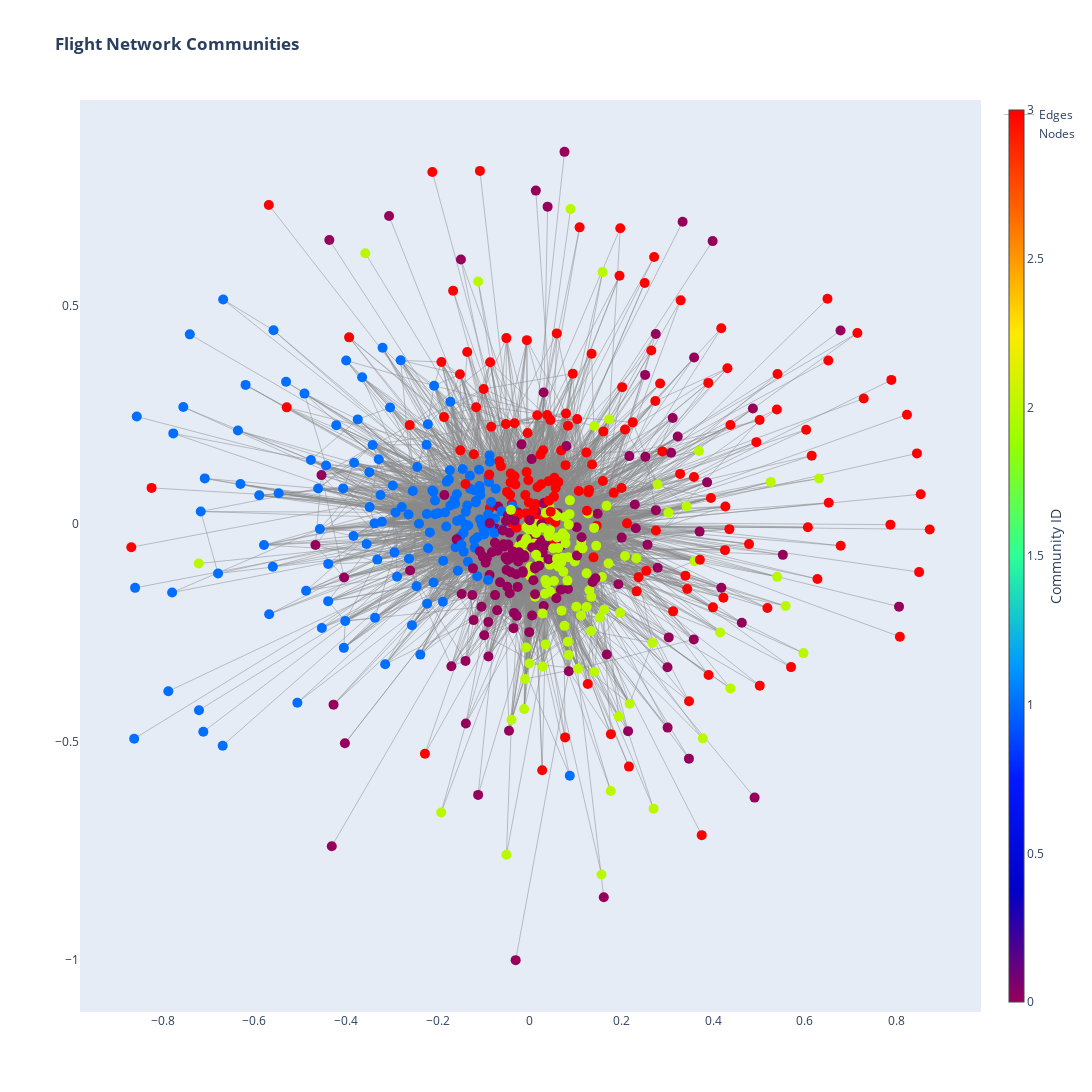

The notebook cell this image was saved under:
### Markdown cell above
### **Check for Seattle, WA and Portland, OR**

### Code cell
# Detect communities
results = detect_flight_network_communities(
    df, 
    c1='Seattle, WA',
    c2='Portland, OR'
)

# Print community details
print(f"\nTotal number of communities: {results['total_communities']}")
for comm_id, cities in results['communities'].items():
    print(f"Community {comm_id}: {cities}")

# Print community membership check
membership_check = results['community_membership_check']
print(f"\nDo {membership_check['city1']} and {membership_check['city2']} belong to the same community? {membership_check['in_same_community']}")

### Figure 1 — Plotly figure (JSON) as saved in the notebook; plotly's stock layout.template omitted (floating-point values rounded to 4 significant figures; data arrays with more than 128 entries replaced by an {"elided": "..."} marker saying what was removed)
{"data": [{"hoverinfo": "none", "line": {"color": "#888", "width": 0.5}, "mode": "lines", "name": "Edges", "type": "scatter", "x": {"elided": "56607 float values"}, "y": {"elided": "56607 float values"}}, {"hoverinfo": "text", "marker": {"color": {"elided": "563 int values"}, "colorbar": {"thickness": 15, "title": {"side": "right", "text": "Community ID"}, "xanchor": "left"}, "colorscale": [[0, "rgb(150,0,90)"], [0.125, "rgb(0,0,200)"], [0.25, "rgb(0,25,255)"], [0.375, "rgb(0,152,255)"], [0.5, "rgb(44,255,150)"], [0.625, "rgb(151,255,0)"], [0.75, "rgb(255,234,0)"], [0.875, "rgb(255,111,0)"], [1, "rgb(255,0,0)"]], "showscale": true, "size": 10}, "mode": "markers", "name": "Nodes", "text": {"elided": "563 str values"}, "type": "scatter", "x": {"elided": "563 float values"}, "y": {"elided": "563 float values"}}], "layout": {"height": 1100, "hovermode": "closest", "showlegend": true, "title": {"text": "<b>Flight Network Communities</b>"}, "width": 2000, "xaxis": {"showgrid": false, "zeroline": false}, "yaxis": {"showgrid": false, "zeroline": false}}}
